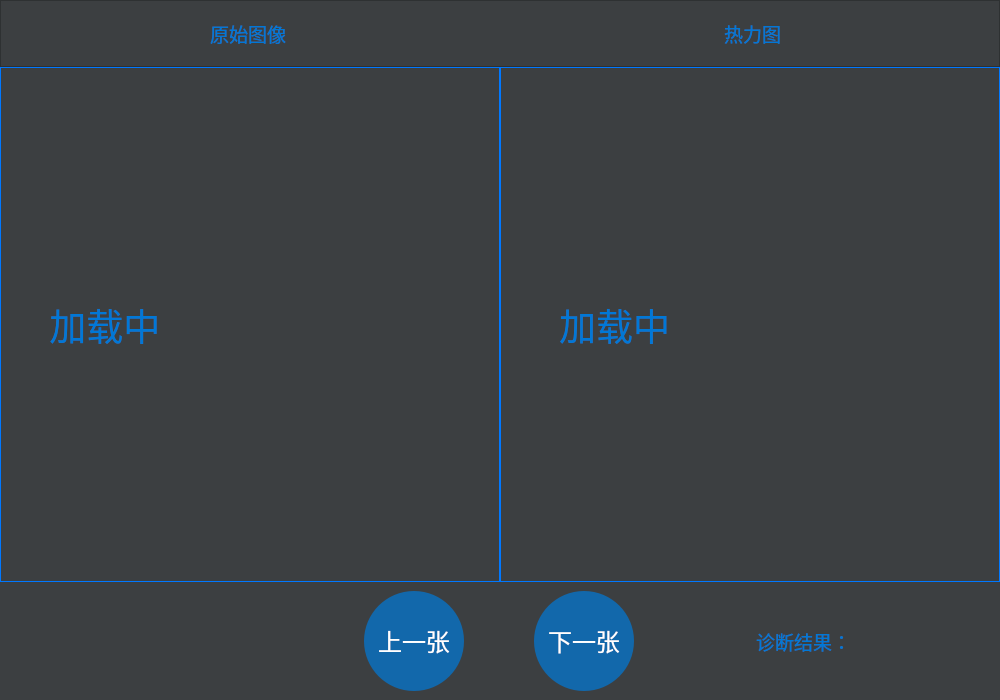
<?xml version="1.0" encoding="UTF-8"?>
<ui version="4.0">
 <class>Form</class>
 <widget class="QWidget" name="Form">
  <property name="geometry">
   <rect>
    <x>0</x>
    <y>0</y>
    <width>1000</width>
    <height>700</height>
   </rect>
  </property>
  <property name="minimumSize">
   <size>
    <width>1000</width>
    <height>700</height>
   </size>
  </property>
  <property name="maximumSize">
   <size>
    <width>1000</width>
    <height>700</height>
   </size>
  </property>
  <property name="windowTitle">
   <string>热力图</string>
  </property>
  <property name="styleSheet">
   <string notr="true">background-color:#3c3f41;</string>
  </property>
  <layout class="QVBoxLayout" name="verticalLayout" stretch="0,8,0">
   <property name="spacing">
    <number>0</number>
   </property>
   <property name="leftMargin">
    <number>0</number>
   </property>
   <property name="topMargin">
    <number>0</number>
   </property>
   <property name="rightMargin">
    <number>0</number>
   </property>
   <property name="bottomMargin">
    <number>0</number>
   </property>
   <item>
    <widget class="QFrame" name="frame">
     <property name="frameShape">
      <enum>QFrame::StyledPanel</enum>
     </property>
     <property name="frameShadow">
      <enum>QFrame::Raised</enum>
     </property>
     <layout class="QHBoxLayout" name="horizontalLayout">
      <item>
       <widget class="QFrame" name="frame_5">
        <property name="styleSheet">
         <string notr="true">border-radius: 1px;</string>
        </property>
        <property name="frameShape">
         <enum>QFrame::StyledPanel</enum>
        </property>
        <property name="frameShadow">
         <enum>QFrame::Raised</enum>
        </property>
        <layout class="QVBoxLayout" name="verticalLayout_4">
         <item>
          <layout class="QHBoxLayout" name="horizontalLayout_7" stretch="0,0,0">
           <item>
            <spacer name="horizontalSpacer_7">
             <property name="orientation">
              <enum>Qt::Horizontal</enum>
             </property>
             <property name="sizeHint" stdset="0">
              <size>
               <width>40</width>
               <height>20</height>
              </size>
             </property>
            </spacer>
           </item>
           <item>
            <widget class="QLabel" name="label_4">
             <property name="font">
              <font>
               <family>华文中宋</family>
               <pointsize>14</pointsize>
              </font>
             </property>
             <property name="styleSheet">
              <string notr="true">color: rgb(0, 120, 215);</string>
             </property>
             <property name="text">
              <string>原始图像</string>
             </property>
            </widget>
           </item>
           <item>
            <spacer name="horizontalSpacer_8">
             <property name="orientation">
              <enum>Qt::Horizontal</enum>
             </property>
             <property name="sizeHint" stdset="0">
              <size>
               <width>40</width>
               <height>20</height>
              </size>
             </property>
            </spacer>
           </item>
          </layout>
         </item>
        </layout>
       </widget>
      </item>
      <item>
       <widget class="QFrame" name="frame_4">
        <property name="styleSheet">
         <string notr="true">border-radius: 1px;</string>
        </property>
        <property name="frameShape">
         <enum>QFrame::StyledPanel</enum>
        </property>
        <property name="frameShadow">
         <enum>QFrame::Raised</enum>
        </property>
        <layout class="QVBoxLayout" name="verticalLayout_3"/>
       </widget>
      </item>
      <item>
       <widget class="QFrame" name="frame_3">
        <property name="styleSheet">
         <string notr="true">border-radius: 1px;</string>
        </property>
        <property name="frameShape">
         <enum>QFrame::StyledPanel</enum>
        </property>
        <property name="frameShadow">
         <enum>QFrame::Raised</enum>
        </property>
        <layout class="QVBoxLayout" name="verticalLayout_2">
         <item>
          <layout class="QHBoxLayout" name="horizontalLayout_4" stretch="0,0,0">
           <item>
            <spacer name="horizontalSpacer">
             <property name="orientation">
              <enum>Qt::Horizontal</enum>
             </property>
             <property name="sizeHint" stdset="0">
              <size>
               <width>40</width>
               <height>20</height>
              </size>
             </property>
            </spacer>
           </item>
           <item>
            <widget class="QLabel" name="label">
             <property name="font">
              <font>
               <family>华文中宋</family>
               <pointsize>14</pointsize>
              </font>
             </property>
             <property name="styleSheet">
              <string notr="true">color: rgb(0, 120, 215);</string>
             </property>
             <property name="text">
              <string>热力图</string>
             </property>
            </widget>
           </item>
           <item>
            <spacer name="horizontalSpacer_2">
             <property name="orientation">
              <enum>Qt::Horizontal</enum>
             </property>
             <property name="sizeHint" stdset="0">
              <size>
               <width>40</width>
               <height>20</height>
              </size>
             </property>
            </spacer>
           </item>
          </layout>
         </item>
        </layout>
       </widget>
      </item>
     </layout>
    </widget>
   </item>
   <item>
    <layout class="QHBoxLayout" name="horizontalLayout_2">
     <property name="spacing">
      <number>0</number>
     </property>
     <item>
      <widget class="QLabel" name="img1">
       <property name="sizePolicy">
        <sizepolicy hsizetype="Preferred" vsizetype="Preferred">
         <horstretch>0</horstretch>
         <verstretch>0</verstretch>
        </sizepolicy>
       </property>
       <property name="font">
        <font>
         <family>黑体</family>
         <pointsize>28</pointsize>
        </font>
       </property>
       <property name="styleSheet">
        <string notr="true">QLabel
{
	color: rgb(0, 120, 215);
	border: 1px solid rgb(0, 120, 255);
}
</string>
       </property>
       <property name="text">
        <string>    加载中</string>
       </property>
      </widget>
     </item>
     <item>
      <widget class="QLabel" name="img3">
       <property name="sizePolicy">
        <sizepolicy hsizetype="Preferred" vsizetype="Preferred">
         <horstretch>0</horstretch>
         <verstretch>0</verstretch>
        </sizepolicy>
       </property>
       <property name="minimumSize">
        <size>
         <width>494</width>
         <height>0</height>
        </size>
       </property>
       <property name="font">
        <font>
         <family>黑体</family>
         <pointsize>28</pointsize>
        </font>
       </property>
       <property name="styleSheet">
        <string notr="true">color: rgb(0, 120, 215);
border:1px solid rgb(0, 120, 255);
</string>
       </property>
       <property name="text">
        <string>     加载中</string>
       </property>
      </widget>
     </item>
    </layout>
   </item>
   <item>
    <layout class="QHBoxLayout" name="horizontalLayout_3" stretch="7,0">
     <property name="spacing">
      <number>0</number>
     </property>
     <property name="leftMargin">
      <number>0</number>
     </property>
     <property name="topMargin">
      <number>0</number>
     </property>
     <property name="rightMargin">
      <number>0</number>
     </property>
     <property name="bottomMargin">
      <number>0</number>
     </property>
     <item>
      <widget class="QFrame" name="frame_btn">
       <property name="styleSheet">
        <string notr="true">border-radius: 1px;</string>
       </property>
       <property name="frameShape">
        <enum>QFrame::StyledPanel</enum>
       </property>
       <property name="frameShadow">
        <enum>QFrame::Raised</enum>
       </property>
       <layout class="QHBoxLayout" name="horizontalLayout_8" stretch="0,0">
        <property name="leftMargin">
         <number>300</number>
        </property>
        <property name="rightMargin">
         <number>0</number>
        </property>
        <item>
         <widget class="QPushButton" name="btn_last">
          <property name="minimumSize">
           <size>
            <width>100</width>
            <height>100</height>
           </size>
          </property>
          <property name="maximumSize">
           <size>
            <width>100</width>
            <height>100</height>
           </size>
          </property>
          <property name="font">
           <font>
            <family>华文新魏</family>
            <pointsize>18</pointsize>
           </font>
          </property>
          <property name="styleSheet">
           <string notr="true">QPushButton{
	border-radius: 50px;
	background-color: rgba(0, 120, 215, 180);
	color: white;
}
QPushButton:hover{
	background-color: rgba(0, 120, 215, 255);
}</string>
          </property>
          <property name="text">
           <string>上一张</string>
          </property>
         </widget>
        </item>
        <item>
         <widget class="QPushButton" name="btn_next">
          <property name="minimumSize">
           <size>
            <width>100</width>
            <height>100</height>
           </size>
          </property>
          <property name="maximumSize">
           <size>
            <width>100</width>
            <height>100</height>
           </size>
          </property>
          <property name="font">
           <font>
            <family>华文新魏</family>
            <pointsize>18</pointsize>
           </font>
          </property>
          <property name="styleSheet">
           <string notr="true">QPushButton{
	border-radius: 50px;
	background-color: rgba(0, 120, 215, 180);
	color: white;
}
QPushButton:hover{
	background-color: rgba(0, 120, 215, 255);
}</string>
          </property>
          <property name="text">
           <string>下一张</string>
          </property>
         </widget>
        </item>
       </layout>
      </widget>
     </item>
     <item>
      <widget class="QFrame" name="frame_pre">
       <property name="minimumSize">
        <size>
         <width>300</width>
         <height>0</height>
        </size>
       </property>
       <property name="styleSheet">
        <string notr="true">border-radius: 1px;</string>
       </property>
       <property name="frameShape">
        <enum>QFrame::StyledPanel</enum>
       </property>
       <property name="frameShadow">
        <enum>QFrame::Raised</enum>
       </property>
       <layout class="QHBoxLayout" name="horizontalLayout_5">
        <property name="leftMargin">
         <number>0</number>
        </property>
        <property name="topMargin">
         <number>0</number>
        </property>
        <property name="rightMargin">
         <number>0</number>
        </property>
        <property name="bottomMargin">
         <number>0</number>
        </property>
        <item>
         <widget class="QFrame" name="frame_label">
          <property name="minimumSize">
           <size>
            <width>140</width>
            <height>0</height>
           </size>
          </property>
          <property name="maximumSize">
           <size>
            <width>140</width>
            <height>16777215</height>
           </size>
          </property>
          <property name="styleSheet">
           <string notr="true">border-radius: 1px;</string>
          </property>
          <property name="frameShape">
           <enum>QFrame::StyledPanel</enum>
          </property>
          <property name="frameShadow">
           <enum>QFrame::Raised</enum>
          </property>
          <layout class="QVBoxLayout" name="verticalLayout_6">
           <property name="spacing">
            <number>10</number>
           </property>
           <property name="leftMargin">
            <number>0</number>
           </property>
           <property name="topMargin">
            <number>10</number>
           </property>
           <property name="rightMargin">
            <number>0</number>
           </property>
           <property name="bottomMargin">
            <number>10</number>
           </property>
           <item>
            <widget class="QLabel" name="label_5">
             <property name="minimumSize">
              <size>
               <width>140</width>
               <height>0</height>
              </size>
             </property>
             <property name="maximumSize">
              <size>
               <width>140</width>
               <height>16777215</height>
              </size>
             </property>
             <property name="font">
              <font>
               <family>Adobe Devanagari</family>
               <pointsize>14</pointsize>
              </font>
             </property>
             <property name="styleSheet">
              <string notr="true">color: rgb(0, 120, 215);
border-radius: 1px;</string>
             </property>
             <property name="text">
              <string>诊断结果：</string>
             </property>
             <property name="alignment">
              <set>Qt::AlignRight|Qt::AlignTrailing|Qt::AlignVCenter</set>
             </property>
             <property name="margin">
              <number>5</number>
             </property>
            </widget>
           </item>
          </layout>
         </widget>
        </item>
        <item>
         <widget class="QFrame" name="frame_browser">
          <property name="minimumSize">
           <size>
            <width>120</width>
            <height>0</height>
           </size>
          </property>
          <property name="maximumSize">
           <size>
            <width>120</width>
            <height>16777215</height>
           </size>
          </property>
          <property name="styleSheet">
           <string notr="true">border-radius: 1px;</string>
          </property>
          <property name="frameShape">
           <enum>QFrame::StyledPanel</enum>
          </property>
          <property name="frameShadow">
           <enum>QFrame::Raised</enum>
          </property>
          <layout class="QVBoxLayout" name="verticalLayout_5">
           <property name="spacing">
            <number>10</number>
           </property>
           <property name="leftMargin">
            <number>0</number>
           </property>
           <property name="topMargin">
            <number>10</number>
           </property>
           <property name="rightMargin">
            <number>0</number>
           </property>
           <property name="bottomMargin">
            <number>10</number>
           </property>
           <item>
            <widget class="QTextBrowser" name="Dice_Wrist">
             <property name="maximumSize">
              <size>
               <width>200</width>
               <height>30</height>
              </size>
             </property>
             <property name="font">
              <font>
               <family>Adobe Devanagari</family>
               <pointsize>16</pointsize>
               <weight>75</weight>
               <bold>true</bold>
              </font>
             </property>
             <property name="styleSheet">
              <string notr="true">border-radius: 1px;
color: rgb(0, 120, 215);</string>
             </property>
             <property name="verticalScrollBarPolicy">
              <enum>Qt::ScrollBarAlwaysOff</enum>
             </property>
            </widget>
           </item>
          </layout>
         </widget>
        </item>
       </layout>
      </widget>
     </item>
    </layout>
   </item>
  </layout>
 </widget>
 <resources/>
 <connections/>
</ui>
